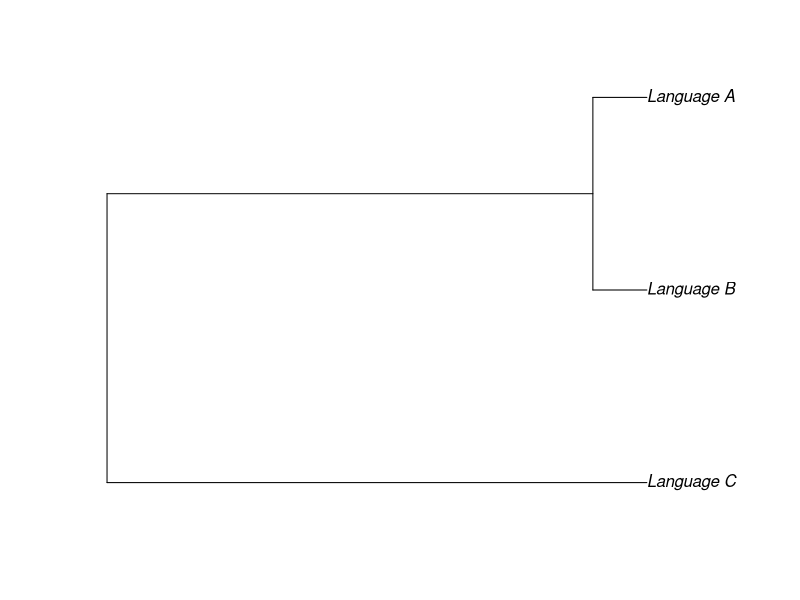
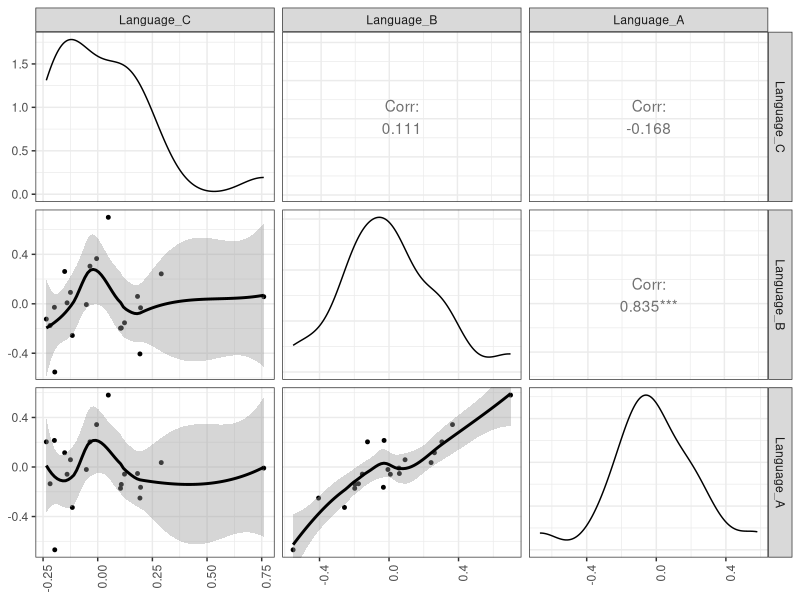
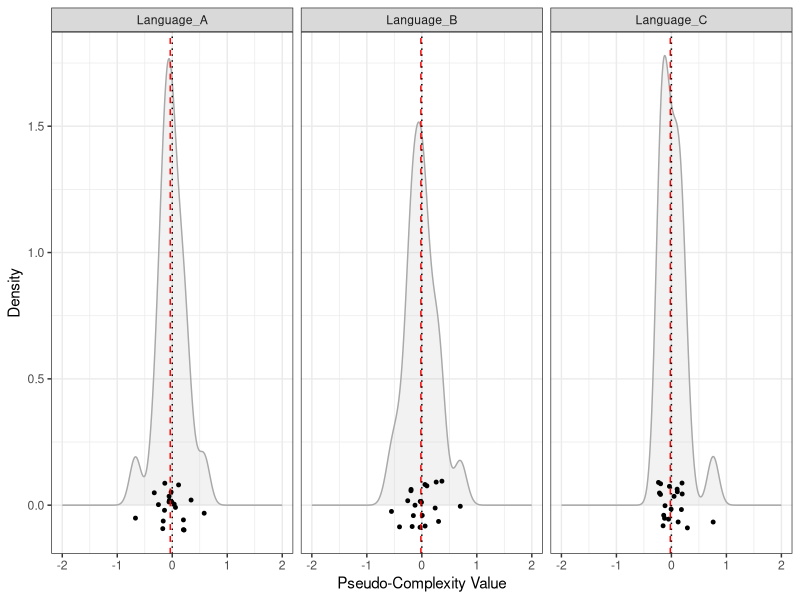
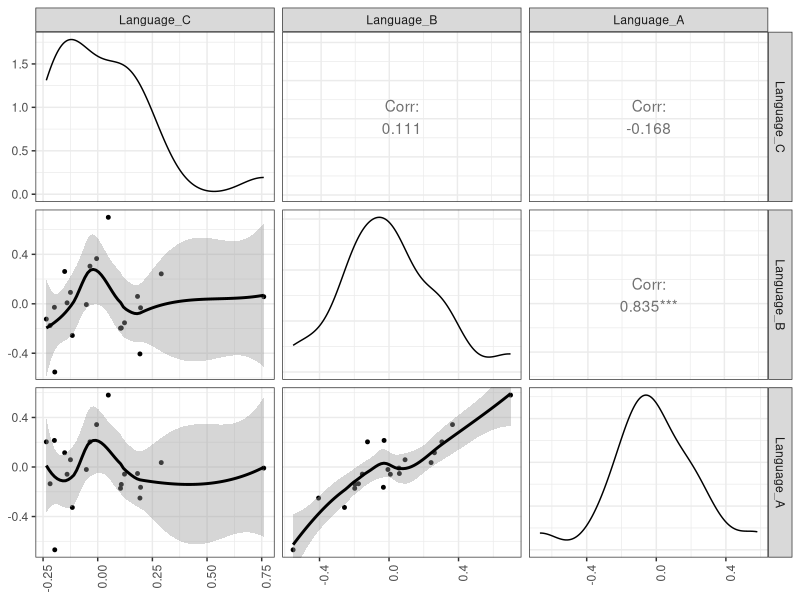
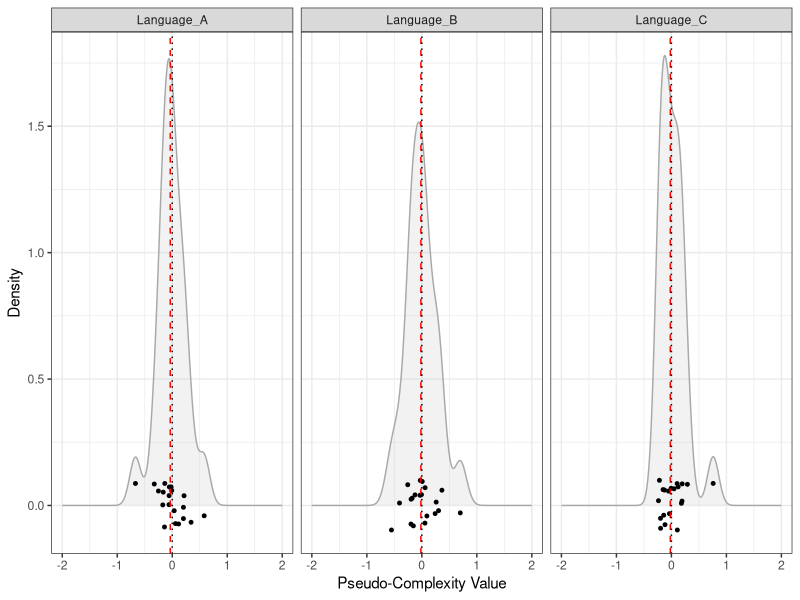

These charts were generated, in order, by the following R code: (Note: this script raises an error after producing the figures.)
## ---- chunk 1
knitr::opts_chunk$set(echo = TRUE)
## ---- chunk 2
library(ape)
library(phytools)
library(GGally)
library(tidyr)
library(plyr)
library(scales)
library(rstatix)
## ---- chunk 3
# create Newick tree as text string
text.string <- "(Language_C:10, (Language_B:1, Language_A:1):9);"
tree <- read.tree(text = text.string) # conversion to object of type ``list'' 
plot(tree)
## ---- chunk 4
# define variance of diffusion process
sig2 = 0.01 # this variance setting is copied from Revell (2016) 
# define number of BM simulations
nsim = 20
# set the seed for random number generation in order to get the same result when the code is re-run
set.seed(1)
# simulate Brownian motion on a tree with fastBM()
simulation <- fastBM(tree, mu = 0, sig2 = sig2, internal = F, nsim = nsim)
## ---- chunk 5
simulation.df <- as.data.frame(t(simulation)) # the t() function is transposing the rows and columns
cor.plot <- ggpairs(simulation.df, 
                        lower = list(continuous = wrap("smooth_loess", size = 1)), 
                        upper = list(continuous = wrap('cor', method = "spearman"))) +
                        theme_bw() +
                        theme(axis.text.x = element_text(angle = 90, hjust = 1))
print(cor.plot)
## ---- chunk 6
ggsave("Figures/BM_CorPlot.pdf", cor.plot, dpi = 300, scale = 1, 
       device = cairo_pdf)
## ---- chunk 7
simulation.df.long <- gather(simulation.df, key = language, value = value, Language_A:Language_C)
head(simulation.df.long)
## ---- chunk 8
# get mean values for each language
mu <- ddply(simulation.df.long, "language", summarise, grp.mean = mean(value, na.rm = T))
# get median values for each language
med <- ddply(simulation.df.long, "language", summarise, grp.median = median(value, na.rm = T))
# get standard deviation values for each language
sdev <- ddply(simulation.df.long, "language", summarise, grp.sd = sd(value, na.rm = T)) 
## ---- chunk 9
density.plot <- ggplot(simulation.df.long, aes(x = value)) + 
 # geom_histogram(aes(y = ..density..), colour = "white", fill = "light grey",
                # binwidth = 0.1) + # histograms could be added as well here (or instead of the density distributions)
 geom_density(alpha = .2, fill = "grey", color = "darkgrey") +
 geom_jitter(data = simulation.df.long, aes(x = value, y = 0), 
             size = 1, height = 0.1, width = 0) + # add some jitter to prevent overplotting of dots
 facet_wrap(~ language) +
 # geom_vline(data = mu, aes(xintercept=grp.mean),
 #          linetype = "dotted", color = "blue") +
 geom_vline(data = med, aes(xintercept = grp.median),
             linetype = "dashed", color = "red") +
 geom_vline(aes(xintercept = 0), linetype = "dotted") +
 labs(x = "Pseudo-Complexity Value", y = "Density") +
 xlim(-2, 2) +
 theme_bw()
print(density.plot)
## ---- chunk 10
ggsave("Figures/BM_simulation_densities.pdf", density.plot, dpi = 300, scale = 1, 
       device = cairo_pdf)
## ---- chunk 11
stats.df <- cbind(mu, med[, 2], sdev[, 2])
colnames(stats.df) <- c("language", "mu", "med", "sdev")
stats.df.sorted <- stats.df[order(-stats.df$med), ]
stats.df.sorted[, -1] <- round(stats.df.sorted[, -1], 2) # round values to two decimal places,  the "-1" excludes column 1
print(stats.df.sorted)
## ---- chunk 12
write.csv(stats.df.sorted, file = "Tables/BMsimulation_descriptiveStats.csv", row.names = F)
## ---- chunk 13
ggplot(simulation.df.long, aes(sample = value)) + stat_qq()
## ---- chunk 14
p.values <- pairwise.t.test(simulation.df.long$value, simulation.df.long$language, 
                     paired = T, p.adjust.method = "holm") 
p.values
## ---- chunk 15
effect.sizes <- cohens_d(simulation.df.long, value ~ language, paired = T)
print(effect.sizes)
## ---- chunk 16
effect.sizes.plot <- ggplot(as.data.frame(effect.sizes), aes(group1, group2)) +
  geom_tile(aes(fill = abs(effsize)), color = "white") +
  scale_fill_gradient2(low = "light blue", mid = "light grey", high = "red", 
                       midpoint = 0.5, limit = c(0,1.5)) +
  geom_text(aes(label = round(abs(effsize), 2))) +
  labs(x = "", y = "") +
  theme_minimal() +
  theme(axis.text.x = element_text(angle = 90, hjust = 1))
effect.sizes.plot
## ---- chunk 17
ggsave("Figures/BMsimulation_effectSizes.pdf", effect.sizes.plot, dpi = 300, scale = 1, 
       device = cairo_pdf)
